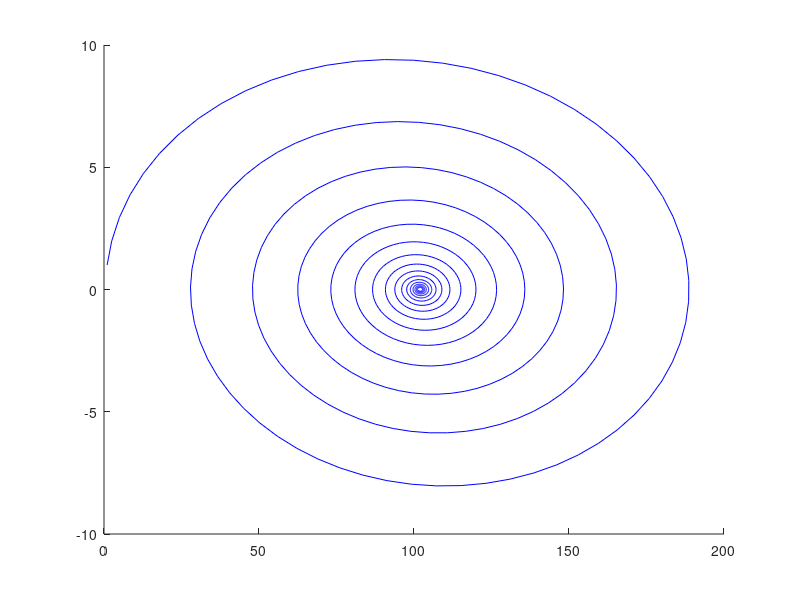

Recreate this plot in MATLAB.
    clf;
    hold on;
        % Plot the vector field and ODE solutions
    
    
    function xdot = f2(x,t)
      % d^2Q/dt^2 = -Q/CL  -  (R/L) * (dQ/Dt)
      C = 10;
      L = 10;
      R = 0.1;
      xdot(3) = ((0-x(2))/(C*L))-((R/L)*(x(3)));
      xdot(2) = x(3);
      xdot(1) = x(2);
     endfunction
    
    timestep = 1000;
    tmin = 0;
    tmax = 1000;
    
    x2 = lsode("f2", [1;1;1] , (t = linspace (tmin, tmax, timestep)') ) ;
    %x1 = lsode("f2", [0] , (t = linspace (tmin, timestep, tmax)') ) ;
    %x3 = lsode("f2", [1] , (t = linspace (tmin, timestep, tmax)') ) ;    
    %vectfield("f2",0:1:10,0:100:2000);
    
    
    p = plot(x2(:,1),x2(:,2), 'b-');
    %p = plot(linspace(tmin,tmax,timestep),x2(:,1), 'b-');
    %set(p, 'LineWidth', 3);
    % print growthFunction3.png    
    
    % print -dpdf Oscillator.pdf    
   